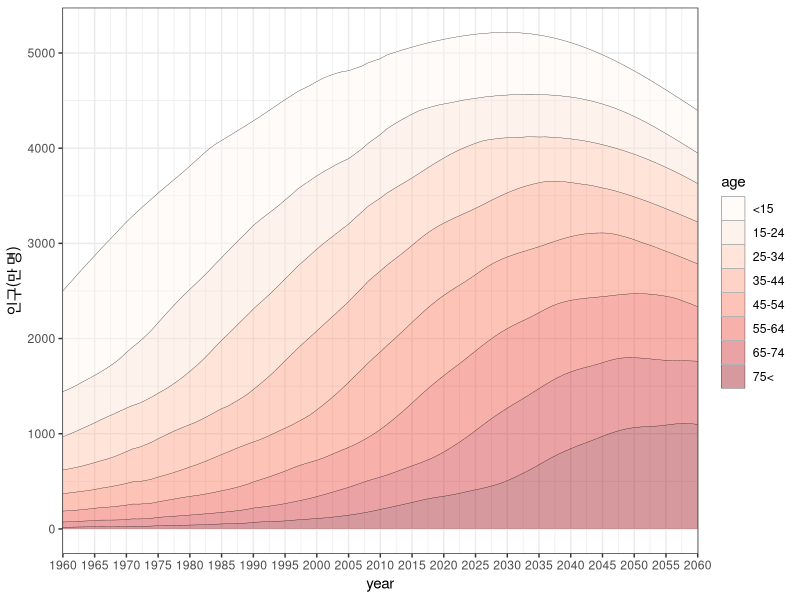
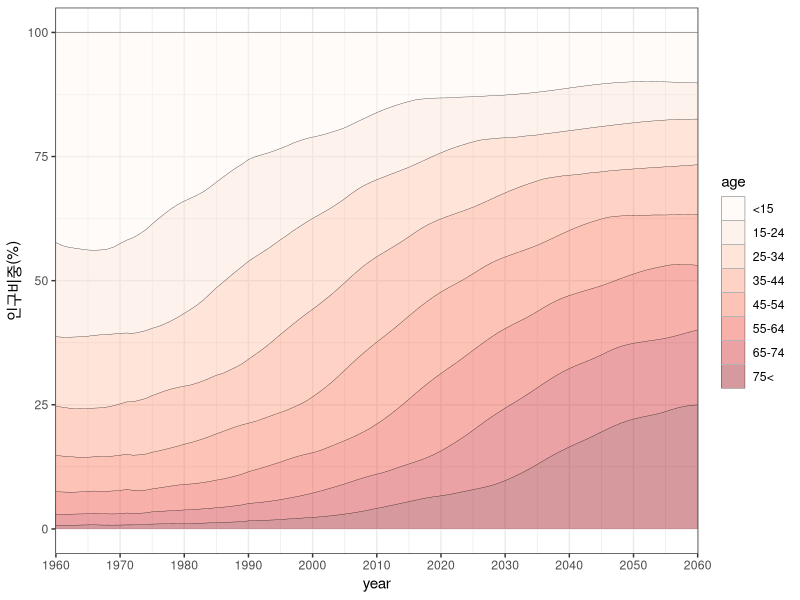

Write R code to recreate these figures, in order.
# Title     : TODO
# Objective : TODO
# Created by: justk
# Created on: 2021-05-24

library(ggplot2)
library(reshape2)
library(plyr)

pop_kr1 <- read.csv('./data/krpop_rk.csv', header = T)
pop_kr1
pop_kr <- melt(pop_kr1, id = 'age')
pop_kr$year <- as.numeric(substr(pop_kr$variable, 2, 5))
# 연령대별 인구 그래프 그리기


ggplot(pop_kr, aes(x = year, y = value / 10000, fill = age)) +
    geom_area(colour = 'black', size = 0.1, alpha = 0.4) +
    scale_fill_brewer(palette = 'Reds') +
    ylab('\uc778\uad6c\u0028\ub9cc \uba85\u0029') + #text:인구(만 명)
    scale_x_continuous(breaks = seq(1960, 2060, 5), expand = c(0, 0)) +
    theme_bw()

pop_kr_p <- ddply(pop_kr,
                  'year',
                  transform,
                  weight = value / sum(value) * 100)

ggplot(pop_kr_p, aes(x = year, y = weight, fill = age)) +
    geom_area(colour = 'black', size = 0.1, alpha = 0.4) +
    scale_fill_brewer(palette = 'Reds') +
    ylab('\uc778\uad6c\ube44\uc911(%)') +
    scale_x_continuous(breaks = seq(1960, 2060, 10), expand = c(0, 0)) +
    theme_bw()